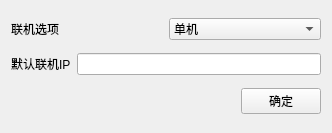
<?xml version="1.0" encoding="UTF-8"?>
<ui version="4.0">
 <class>GameSettingForm</class>
 <widget class="QWidget" name="GameSettingForm">
  <property name="geometry">
   <rect>
    <x>0</x>
    <y>0</y>
    <width>332</width>
    <height>133</height>
   </rect>
  </property>
  <property name="windowTitle">
   <string>GameSetting</string>
  </property>
  <layout class="QVBoxLayout" name="verticalLayout">
   <item>
    <layout class="QHBoxLayout" name="horizontalLayout_2">
     <item>
      <widget class="QLabel" name="label">
       <property name="text">
        <string>联机选项</string>
       </property>
      </widget>
     </item>
     <item>
      <widget class="QComboBox" name="comboBox">
       <item>
        <property name="text">
         <string>单机</string>
        </property>
       </item>
       <item>
        <property name="text">
         <string>联机</string>
        </property>
       </item>
      </widget>
     </item>
    </layout>
   </item>
   <item>
    <layout class="QHBoxLayout" name="horizontalLayout_3">
     <item>
      <widget class="QLabel" name="label_2">
       <property name="text">
        <string>默认联机IP</string>
       </property>
      </widget>
     </item>
     <item>
      <widget class="QLineEdit" name="lineEdit"/>
     </item>
    </layout>
   </item>
   <item>
    <layout class="QHBoxLayout" name="horizontalLayout">
     <item>
      <spacer name="horizontalSpacer">
       <property name="orientation">
        <enum>Qt::Horizontal</enum>
       </property>
       <property name="sizeHint" stdset="0">
        <size>
         <width>40</width>
         <height>20</height>
        </size>
       </property>
      </spacer>
     </item>
     <item>
      <widget class="QPushButton" name="OKBtn">
       <property name="text">
        <string>确定</string>
       </property>
      </widget>
     </item>
    </layout>
   </item>
  </layout>
 </widget>
 <layoutdefault spacing="6" margin="11"/>
 <resources/>
 <connections/>
</ui>
